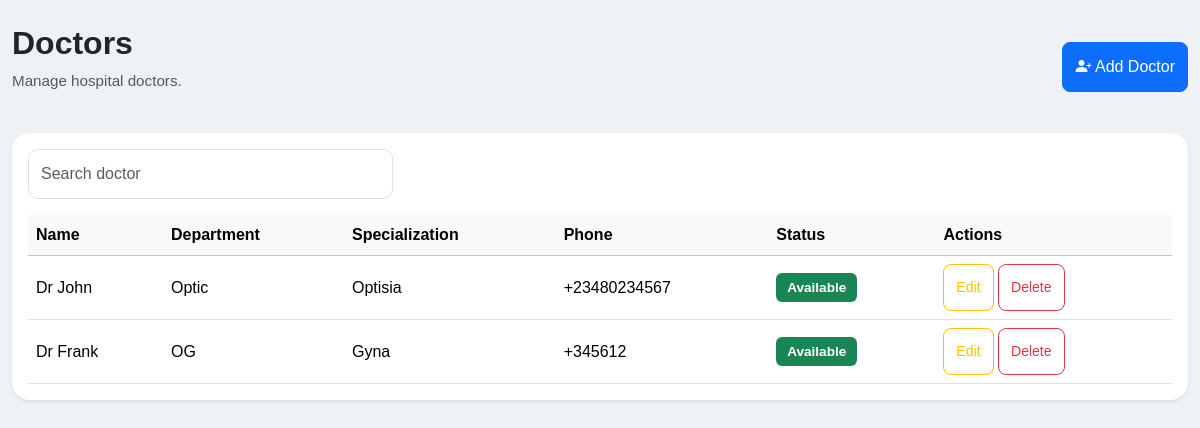
Page /doctors on the committed database.
### models.py (models this page shows, shortened)
class Doctor(db.Model):
    __tablename__ = "doctors"
    id = db.Column(db.Integer, primary_key=True)
    name = db.Column(db.String(100), nullable=False)
    department = db.Column(db.String(100))
    specialization = db.Column(db.String(100))
    phone = db.Column(db.String(20))
    email = db.Column(db.String(100))
    created_at = db.Column(db.DateTime, default=datetime.utcnow)

### routes/doctor_routes.py (the view)
@doctor_bp.route("/doctors")
def doctors():
    search = request.args.get("search", "")
    if search:
        doctors = Doctor.query.filter(Doctor.name.contains(search)).all()
    else:
        doctors = Doctor.query.order_by(Doctor.id.desc()).all()
    return render_template("doctors.html", doctors=doctors, search=search)

### templates/doctors.html
{% extends "base.html" %}
{% block content %}
<div class="container-fluid">
    <div class="d-flex justify-content-between align-items-center mt-4 mb-4">
        <div>
            <h2>Doctors</h2>
            <p class="text-muted">
                Manage hospital doctors.
            </p>
        </div>
        <a href="{{ url_for('doctor.add_doctor') }}" class="btn btn-primary">
            <i class="bi bi-person-plus-fill"></i>
            Add Doctor
        </a>
    </div>
    <div class="card shadow-sm">
        <div class="card-body">
            <div class="row mb-3">
                <div class="col-md-4">
                    <form method="GET">
                        <input
                            type="text"
                            class="form-control"
                            name="search"
                            value="{{ search }}"
                            placeholder="Search doctor">
                    </form>
                </div>
            </div>
            <table class="table table-hover align-middle">
                <thead class="table-light">
                    <tr>
                        <th>Name</th>
                        <th>Department</th>
                        <th>Specialization</th>
                        <th>Phone</th>
                        <th>Status</th>
                        <th>Actions</th>
                    </tr>
                </thead>
                <tbody>
                {% if doctors %}
                    {% for doctor in doctors %}
                    <tr>
                        <td>{{ doctor.name }}</td>
                        <td>{{ doctor.department }}</td>
                        <td>{{ doctor.specialization }}</td>
                        <td>{{ doctor.phone }}</td>
                        <td>
                            <span class="badge bg-success">
                                Available
                            </span>
                        </td>
                        <td>
                            <a href="{{ url_for('doctor.edit_doctor', id=doctor.id) }}"
                               class="btn btn-sm btn-outline-warning">
                                Edit
                            </a>
                            <a href="{{ url_for('doctor.delete_doctor', id=doctor.id) }}"
                               class="btn btn-sm btn-outline-danger"
                               onclick="return confirm('Delete this doctor?')">
                                Delete
                            </a>
                        </td>
                    </tr>
                    {% endfor %}
                {% else %}
                    <tr>
                        <td colspan="6" class="text-center text-muted">
                            No doctors found.
                        </td>
                    </tr>
                {% endif %}
                </tbody>
            </table>
        </div>
    </div>
</div>
{% endblock %}

### static/css/style.css (style rules this page uses)
body { background:#eef2f7; font-family:Arial,Helvetica,sans-serif; }
.card { border-radius:18px; }
.btn-primary { border-radius:10px; padding:12px; }
body { background:#eef2f7; }
.form-control { border-radius:10px; padding:12px; }
.btn { padding:12px; border-radius:10px; }
.table { margin-bottom:0; }
.table th { font-weight:600; vertical-align:middle; }
.table td { vertical-align:middle; }
.btn { border-radius:8px; }
.card { border:none; box-shadow:0 8px 20px rgba(0,0,0,.08); }
.badge { font-size:.85rem; padding:.55em .8em; }
h2 { font-weight:700; }
.text-muted { font-size:.95rem; }

### rows in the picture
Doctor: name "Dr John", department "Optic", specialization "Optisia", phone "+23480234567"
Doctor: name "Dr Frank", department "OG", specialization "Gyna", phone "+345612"
